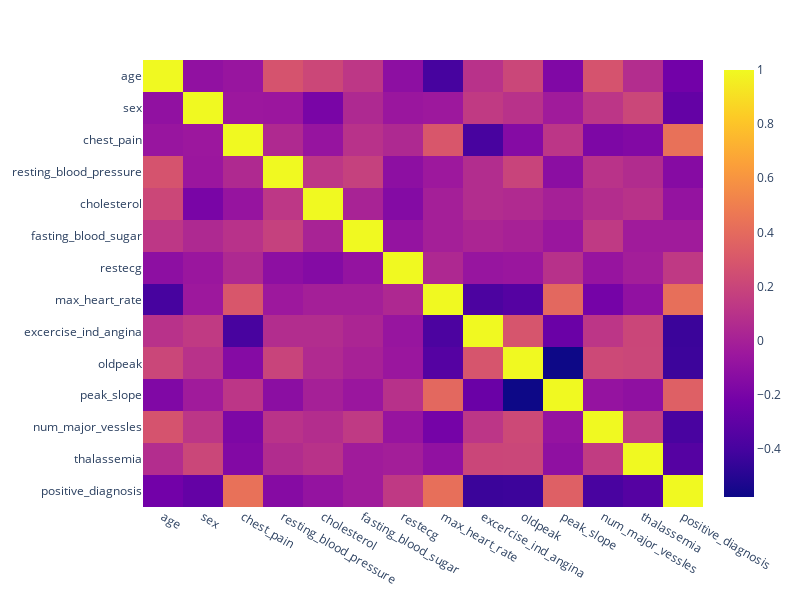

This figure's notebook cell:
### Code cell
import plotly.express as px

px.imshow(data.corr(), width=800, height=600).update_yaxes(
    ticktext=data.columns, tickvals=list(range(len(data.columns)))
)

### Figure 1 — Plotly figure (JSON) as saved in the notebook; plotly's stock layout.template omitted (floating-point values rounded to 4 significant figures; data arrays with more than 128 entries replaced by an {"elided": "..."} marker saying what was removed)
{"data": [{"coloraxis": "coloraxis", "hovertemplate": "x: %{x}<br>y: %{y}<br>color: %{z}<extra></extra>", "name": "0", "type": "heatmap", "x": ["age", "sex", "chest_pain", "resting_blood_pressure", "cholesterol", "fasting_blood_sugar", "restecg", "max_heart_rate", "excercise_ind_angina", "oldpeak", "peak_slope", "num_major_vessles", "thalassemia", "positive_diagnosis"], "xaxis": "x", "yaxis": "y", "z": {"elided": "14x14 float values"}}], "layout": {"coloraxis": {"colorscale": [[0, "#0d0887"], [0.1111, "#46039f"], [0.2222, "#7201a8"], [0.3333, "#9c179e"], [0.4444, "#bd3786"], [0.5556, "#d8576b"], [0.6667, "#ed7953"], [0.7778, "#fb9f3a"], [0.8889, "#fdca26"], [1, "#f0f921"]]}, "height": 600, "margin": {"t": 60}, "width": 800, "xaxis": {"anchor": "y", "constrain": "domain", "domain": [0, 1], "scaleanchor": "y"}, "yaxis": {"anchor": "x", "autorange": "reversed", "constrain": "domain", "domain": [0, 1], "ticktext": ["age", "sex", "chest_pain", "resting_blood_pressure", "cholesterol", "fasting_blood_sugar", "restecg", "max_heart_rate", "excercise_ind_angina", "oldpeak", "peak_slope", "num_major_vessles", "thalassemia", "positive_diagnosis"], "tickvals": [0, 1, 2, 3, 4, 5, 6, 7, 8, 9, 10, 11, 12, 13]}}}
